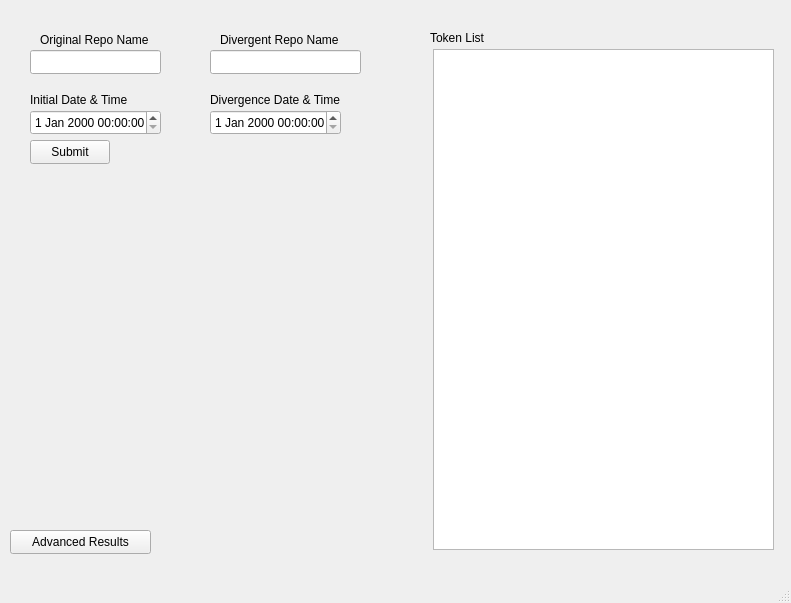
<?xml version="1.0" encoding="UTF-8"?>
<ui version="4.0">
 <class>MainWindow</class>
 <widget class="QMainWindow" name="MainWindow">
  <property name="geometry">
   <rect>
    <x>0</x>
    <y>0</y>
    <width>791</width>
    <height>603</height>
   </rect>
  </property>
  <property name="windowTitle">
   <string>MainWindow</string>
  </property>
  <widget class="QWidget" name="centralwidget">
   <widget class="QLineEdit" name="lineText">
    <property name="geometry">
     <rect>
      <x>30</x>
      <y>50</y>
      <width>131</width>
      <height>24</height>
     </rect>
    </property>
   </widget>
   <widget class="QDateTimeEdit" name="dateTimeInput">
    <property name="geometry">
     <rect>
      <x>210</x>
      <y>110</y>
      <width>131</width>
      <height>25</height>
     </rect>
    </property>
   </widget>
   <widget class="QPushButton" name="btnSubmit">
    <property name="geometry">
     <rect>
      <x>30</x>
      <y>140</y>
      <width>80</width>
      <height>24</height>
     </rect>
    </property>
    <property name="text">
     <string>Submit</string>
    </property>
   </widget>
   <widget class="QLabel" name="label">
    <property name="geometry">
     <rect>
      <x>40</x>
      <y>30</y>
      <width>111</width>
      <height>20</height>
     </rect>
    </property>
    <property name="text">
     <string>Original Repo Name</string>
    </property>
   </widget>
   <widget class="QLineEdit" name="lineText_2">
    <property name="geometry">
     <rect>
      <x>210</x>
      <y>50</y>
      <width>151</width>
      <height>24</height>
     </rect>
    </property>
   </widget>
   <widget class="QLabel" name="label_2">
    <property name="geometry">
     <rect>
      <x>220</x>
      <y>30</y>
      <width>131</width>
      <height>20</height>
     </rect>
    </property>
    <property name="text">
     <string>Divergent Repo Name</string>
    </property>
   </widget>
   <widget class="QLabel" name="label_3">
    <property name="geometry">
     <rect>
      <x>210</x>
      <y>90</y>
      <width>161</width>
      <height>20</height>
     </rect>
    </property>
    <property name="text">
     <string>Divergence Date &amp; Time</string>
    </property>
   </widget>
   <widget class="QPlainTextEdit" name="plainTextEdit">
    <property name="geometry">
     <rect>
      <x>433</x>
      <y>49</y>
      <width>341</width>
      <height>501</height>
     </rect>
    </property>
   </widget>
   <widget class="QLabel" name="label_4">
    <property name="geometry">
     <rect>
      <x>430</x>
      <y>30</y>
      <width>91</width>
      <height>16</height>
     </rect>
    </property>
    <property name="text">
     <string>Token List</string>
    </property>
   </widget>
   <widget class="QLabel" name="imageLabel">
    <property name="geometry">
     <rect>
      <x>20</x>
      <y>230</y>
      <width>49</width>
      <height>16</height>
     </rect>
    </property>
    <property name="text">
     <string/>
    </property>
   </widget>
   <widget class="QDateTimeEdit" name="dateTimeEdit">
    <property name="geometry">
     <rect>
      <x>30</x>
      <y>110</y>
      <width>131</width>
      <height>25</height>
     </rect>
    </property>
   </widget>
   <widget class="QLabel" name="label_5">
    <property name="geometry">
     <rect>
      <x>30</x>
      <y>90</y>
      <width>161</width>
      <height>20</height>
     </rect>
    </property>
    <property name="text">
     <string>Initial Date &amp; Time</string>
    </property>
   </widget>
   <widget class="QPushButton" name="btnExtra">
    <property name="geometry">
     <rect>
      <x>10</x>
      <y>530</y>
      <width>141</width>
      <height>24</height>
     </rect>
    </property>
    <property name="text">
     <string>Advanced Results</string>
    </property>
   </widget>
  </widget>
  <widget class="QMenuBar" name="menubar">
   <property name="geometry">
    <rect>
     <x>0</x>
     <y>0</y>
     <width>791</width>
     <height>21</height>
    </rect>
   </property>
  </widget>
  <widget class="QStatusBar" name="statusbar"/>
 </widget>
 <resources/>
 <connections/>
</ui>
